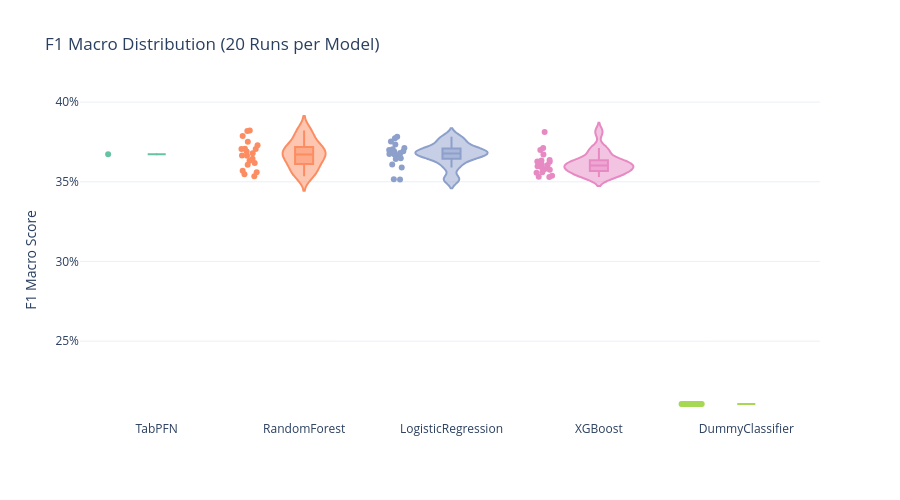

Source (notebook cell):
### Code cell
# F1 Macro: Violin Plot (Distribution across Runs)
fig2 = px.violin(
    df_results, x='model', y='f1_macro', box=True, points='all',
    title=f'F1 Macro Distribution ({N_LOOPS} Runs per Model)',
    labels={'f1_macro': 'F1 Macro Score', 'model': ''},
    color='model',
    color_discrete_sequence=px.colors.qualitative.Set2,
    template='plotly_white',
    category_orders={'model': model_order[::-1]}
)
fig2.update_layout(yaxis_tickformat='.0%', showlegend=False, height=500)
show_and_save(fig2, "benchmark_f1_violin")

### Figure 1 — Plotly figure (JSON) as saved in the notebook; plotly's stock layout.template omitted (floating-point values rounded to 4 significant figures)
{"data": [{"alignmentgroup": "True", "box": {"visible": true}, "hovertemplate": "=%{x}<br>F1 Macro Score=%{y}<extra></extra>", "legendgroup": "TabPFN", "marker": {"color": "rgb(102,194,165)"}, "name": "TabPFN", "offsetgroup": "TabPFN", "orientation": "v", "points": "all", "scalegroup": "True", "showlegend": true, "type": "violin", "x": ["TabPFN"], "x0": " ", "xaxis": "x", "y": [0.3673], "y0": " ", "yaxis": "y"}, {"alignmentgroup": "True", "box": {"visible": true}, "hovertemplate": "=%{x}<br>F1 Macro Score=%{y}<extra></extra>", "legendgroup": "RandomForest", "marker": {"color": "rgb(252,141,98)"}, "name": "RandomForest", "offsetgroup": "RandomForest", "orientation": "v", "points": "all", "scalegroup": "True", "showlegend": true, "type": "violin", "x": ["RandomForest", "RandomForest", "RandomForest", "RandomForest", "RandomForest", "RandomForest", "RandomForest", "RandomForest", "RandomForest", "RandomForest", "RandomForest", "RandomForest", "RandomForest", "RandomForest", "RandomForest", "RandomForest", "RandomForest", "RandomForest", "RandomForest", "RandomForest"], "x0": " ", "xaxis": "x", "y": [0.3818, 0.3535, 0.3561, 0.3664, 0.3822, 0.3547, 0.3645, 0.3632, 0.3679, 0.369, 0.3663, 0.3606, 0.3569, 0.3706, 0.3707, 0.3752, 0.3706, 0.3618, 0.3787, 0.3729], "y0": " ", "yaxis": "y"}, {"alignmentgroup": "True", "box": {"visible": true}, "hovertemplate": "=%{x}<br>F1 Macro Score=%{y}<extra></extra>", "legendgroup": "LogisticRegression", "marker": {"color": "rgb(141,160,203)"}, "name": "LogisticRegression", "offsetgroup": "LogisticRegression", "orientation": "v", "points": "all", "scalegroup": "True", "showlegend": true, "type": "violin", "x": ["LogisticRegression", "LogisticRegression", "LogisticRegression", "LogisticRegression", "LogisticRegression", "LogisticRegression", "LogisticRegression", "LogisticRegression", "LogisticRegression", "LogisticRegression", "LogisticRegression", "LogisticRegression", "LogisticRegression", "LogisticRegression", "LogisticRegression", "LogisticRegression", "LogisticRegression", "LogisticRegression", "LogisticRegression", "LogisticRegression"], "x0": " ", "xaxis": "x", "y": [0.3753, 0.3517, 0.3692, 0.3658, 0.3672, 0.3674, 0.3691, 0.3672, 0.368, 0.3647, 0.3609, 0.3704, 0.3515, 0.3782, 0.3735, 0.37, 0.3774, 0.359, 0.3643, 0.3713], "y0": " ", "yaxis": "y"}, {"alignmentgroup": "True", "box": {"visible": true}, "hovertemplate": "=%{x}<br>F1 Macro Score=%{y}<extra></extra>", "legendgroup": "XGBoost", "marker": {"color": "rgb(231,138,195)"}, "name": "XGBoost", "offsetgroup": "XGBoost", "orientation": "v", "points": "all", "scalegroup": "True", "showlegend": true, "type": "violin", "x": ["XGBoost", "XGBoost", "XGBoost", "XGBoost", "XGBoost", "XGBoost", "XGBoost", "XGBoost", "XGBoost", "XGBoost", "XGBoost", "XGBoost", "XGBoost", "XGBoost", "XGBoost", "XGBoost", "XGBoost", "XGBoost", "XGBoost", "XGBoost"], "x0": " ", "xaxis": "x", "y": [0.3538, 0.356, 0.3557, 0.3598, 0.3712, 0.3532, 0.3636, 0.3585, 0.3606, 0.3634, 0.3591, 0.3627, 0.3531, 0.3578, 0.3607, 0.3626, 0.3672, 0.3576, 0.3699, 0.3813], "y0": " ", "yaxis": "y"}, {"alignmentgroup": "True", "box": {"visible": true}, "hovertemplate": "=%{x}<br>F1 Macro Score=%{y}<extra></extra>", "legendgroup": "DummyClassifier", "marker": {"color": "rgb(166,216,84)"}, "name": "DummyClassifier", "offsetgroup": "DummyClassifier", "orientation": "v", "points": "all", "scalegroup": "True", "showlegend": true, "type": "violin", "x": ["DummyClassifier", "DummyClassifier", "DummyClassifier", "DummyClassifier", "DummyClassifier", "DummyClassifier", "DummyClassifier", "DummyClassifier", "DummyClassifier", "DummyClassifier", "DummyClassifier", "DummyClassifier", "DummyClassifier", "DummyClassifier", "DummyClassifier", "DummyClassifier", "DummyClassifier", "DummyClassifier", "DummyClassifier", "DummyClassifier"], "x0": " ", "xaxis": "x", "y": [0.2106, 0.2106, 0.2106, 0.2106, 0.2106, 0.2106, 0.2106, 0.2106, 0.2106, 0.2106, 0.2106, 0.2106, 0.2106, 0.2106, 0.2106, 0.2106, 0.2106, 0.2106, 0.2106, 0.2106], "y0": " ", "yaxis": "y"}], "layout": {"height": 500, "legend": {"title": {"text": ""}, "tracegroupgap": 0}, "showlegend": false, "title": {"text": "F1 Macro Distribution (20 Runs per Model)"}, "violinmode": "overlay", "xaxis": {"anchor": "y", "categoryarray": ["TabPFN", "RandomForest", "LogisticRegression", "XGBoost", "DummyClassifier"], "categoryorder": "array", "domain": [0, 1], "title": {"text": ""}}, "yaxis": {"anchor": "x", "domain": [0, 1], "tickformat": ".0%", "title": {"text": "F1 Macro Score"}}}}
